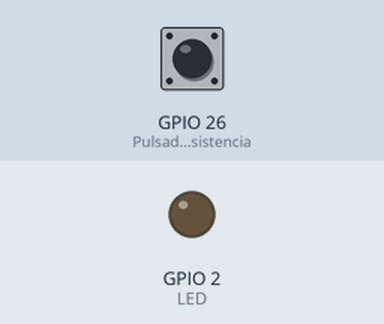
The sketch below on a simulated ESP32. On the bench: output pins drawn as LEDs (lit = HIGH). Inputs (shaded band) come from the test bench; at power-on: GPIO 26 (Pulsador_sin_resistencia) HIGH.

Above: at 1.2 s.
1.3 s: GPIO 26 (Pulsador_sin_resistencia) pulled LOW for 0.15 s
At 1.37 s:
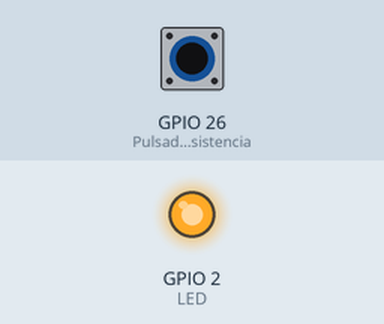
2.9 s: GPIO 26 (Pulsador_sin_resistencia) pulled LOW for 3.2 s
At 7.3 s:
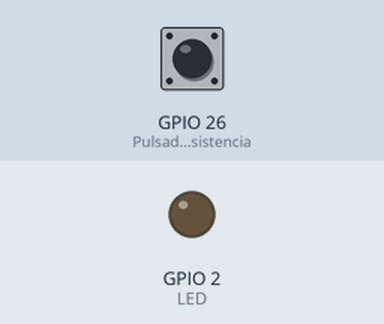
Timing chart, 0 to 8.8 s (numbered marks = the images above; inputs shaded):
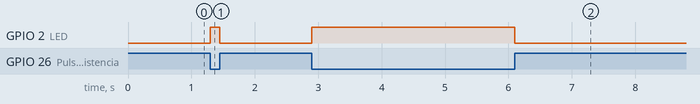

The sketch:

anexo7.ino
```cpp
void setup() {
  pinMode(2, OUTPUT);        // LED
  pinMode(26, INPUT_PULLUP); // Pulsador sin resistencia externa
}

void loop(){
  if (digitalRead(26) == LOW) {	// ¿Está presionado el pulsador?
    digitalWrite(2, HIGH);	      // Encendemos el LED
  }
  else {
    digitalWrite(2, LOW);	      // Apagamos el LED
  }
}
```

Measured:
- after the input at 1.3 s, GPIO 2 (LED): LOW → HIGH at once, → LOW 0.15 s later
- after the input at 2.9 s, GPIO 2 (LED): LOW → HIGH at once, → LOW 3.2 s later
